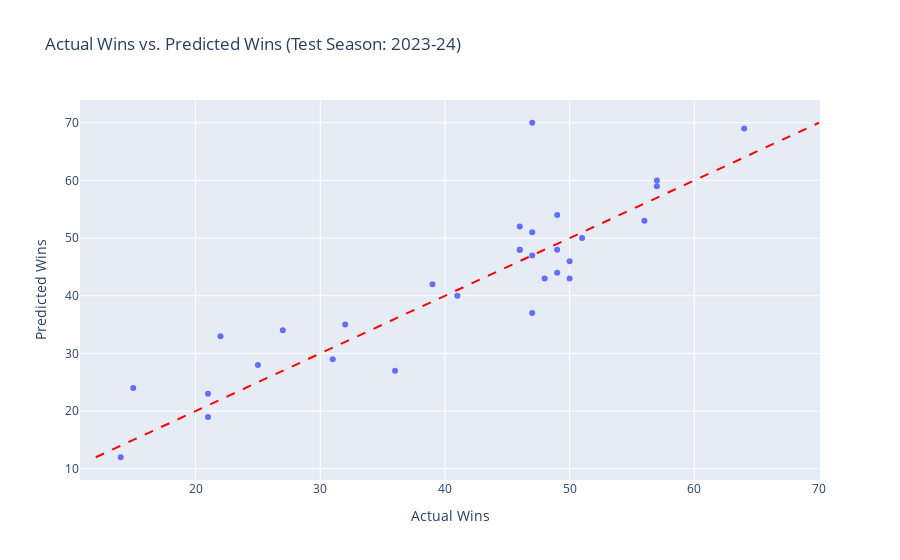

The cell this chart's notebook holds for it:
### Markdown cell above
# Linear Regression
Now I will fit an Ordinary Least Squares Linear Regression Model and see what our baseline performance is with the features.

### Measurements:
R^2:                       0.762
Mean Absolute Error:       4.709
Root Mean Squared Error:   6.426
Median Absolute Error:     3.120
Explained Variance:        0.771

### Analysis:
R^2: of 0.762 (76.2% of the variance in NBA team wins explained by our model) is a very solid start. This suggests that the features I am working with are very good predictors of team success, even when only getting a quarter of the data.

MAE: Mean absolute error of 4.71 wins per team.

RMSE: 6.43, slightly higher due to a couple of outliers that were way off. i.e. 76ers predicted wins.

MedAE: 3.29, 50% of predictions are within 3.12 wins.

ExpVar: 0.77, checking if it was close to R^2 as it should be.

### Code cell
from sklearn.linear_model import RidgeCV
from sklearn.preprocessing import StandardScaler

# Generate our Linear Regression Model
lr_pipe = make_pipeline(StandardScaler(), LinearRegression())
lr_model = evaluate_model("Linear Regression", lr_pipe, X_train, y_train, X_test, y_test, test_df)
display(lr_model)

### Figure 1 — Plotly figure (JSON) as saved in the notebook; plotly's stock layout.template omitted (floating-point values rounded to 4 significant figures)
{"data": [{"customdata": [["Atlanta Hawks"], ["Boston Celtics"], ["Cleveland Cavaliers"], ["New Orleans Pelicans"], ["Chicago Bulls"], ["Dallas Mavericks"], ["Denver Nuggets"], ["Golden State Warriors"], ["Houston Rockets"], ["Los Angeles Clippers"], ["Los Angeles Lakers"], ["Miami Heat"], ["Milwaukee Bucks"], ["Minnesota Timberwolves"], ["Brooklyn Nets"], ["New York Knicks"], ["Orlando Magic"], ["Indiana Pacers"], ["Philadelphia 76ers"], ["Phoenix Suns"], ["Portland Trail Blazers"], ["Sacramento Kings"], ["San Antonio Spurs"], ["Oklahoma City Thunder"], ["Toronto Raptors"], ["Utah Jazz"], ["Memphis Grizzlies"], ["Washington Wizards"], ["Detroit Pistons"], ["Charlotte Hornets"]], "hovertemplate": "Actual Wins=%{x}<br>Predicted Wins=%{y}<br>TEAM_NAME=%{customdata[0]}<extra></extra>", "legendgroup": "", "marker": {"color": "#636efa", "symbol": "circle"}, "mode": "markers", "name": "", "orientation": "v", "showlegend": false, "type": "scatter", "x": [36, 64, 48, 49, 39, 50, 57, 46, 41, 51, 47, 46, 49, 56, 32, 50, 47, 47, 47, 49, 21, 46, 22, 57, 25, 31, 27, 15, 14, 21], "xaxis": "x", "y": [27, 69, 43, 48, 42, 46, 60, 52, 40, 50, 51, 48, 54, 53, 35, 43, 37, 47, 70, 44, 23, 48, 33, 59, 28, 29, 34, 24, 12, 19], "yaxis": "y"}], "layout": {"legend": {"tracegroupgap": 0}, "shapes": [{"line": {"color": "red", "dash": "dash"}, "type": "line", "x0": 12, "x1": 70, "y0": 12, "y1": 70}], "title": {"text": "Actual Wins vs. Predicted Wins (Test Season: 2023-24)"}, "xaxis": {"anchor": "y", "domain": [0, 1], "title": {"text": "Actual Wins"}}, "yaxis": {"anchor": "x", "domain": [0, 1], "title": {"text": "Predicted Wins"}}}}
